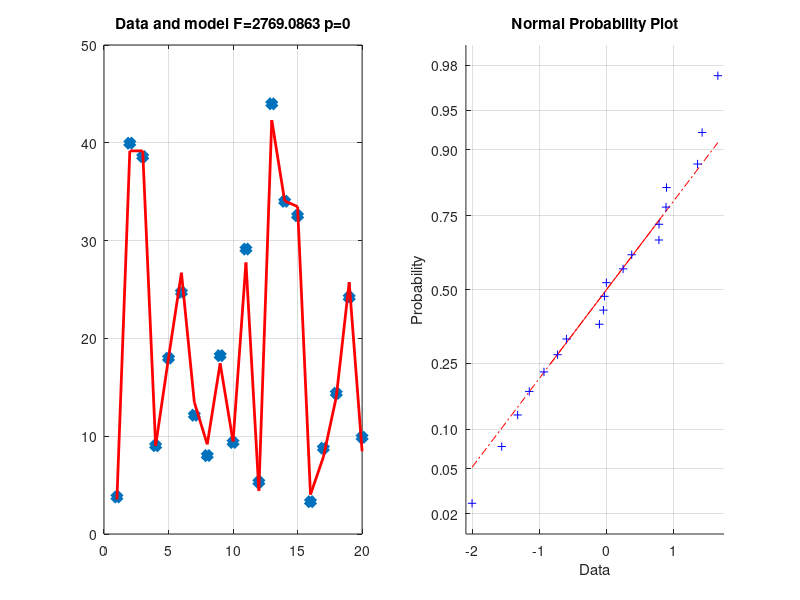

The MATLAB source for this figure:
clc; clear
% y = b1x + b2 + e
x = rand(20,1)*10; % X es VI se manipula
Y = 4*x + 3 + randn(20,1); % Y is VD se mide, se corre un modelo fordward + se agrega ruido

% encontramos una soluci?n, ie busca b1=4 y b2=3
X = [x ones(20,1)]; %Ones es para b2 que no es una funcion de x pero una constante para agregar

% Una simple soluci?n es multiplicar por la transpuesta
% Hacer la matriz  X'X al cuadrado
% Y = XB --> X'Y = X'XB --> inv(X'X)X'Y = inv(X'X)X'XB --> but inv(X'X)X'X 

B = inv(X'*X)*X'*Y;

% check what it looks like
Yhat = X*B; % Yhat is the model
Res  = Y - Yhat; % Residual (error)

% get some statistics
% = estimate if the model Yhat explain above the error Res

SStotal  = norm(Y-mean(Y)).^2; % what is the norm of a vector? = sum((Y-mean(Y)).^2)
SSeffect = norm(Yhat-mean(Yhat)).^2; % just like in books, sum of the difference xi - mean(x)
SSerror  = norm(Res-mean(Res)).^2;
df       = rank(X)-1; % what is the rank ? see also http://en.wikipedia.org/wiki/Linear_independence
dferror  = length(Y) - df - 1;

R2 = SSeffect / SStotal; % how much we explain of the total
F  = (SSeffect / df) / (SSerror / dferror); % how much is explain given the error, this is the same as R2*dfe / (1-R2)*df
p  = 1 - fcdf(F,df,dferror);

% make a figure
figure('Name','Simple Regression');
subplot(1,2,1); plot(Y,'x','LineWidth',5);  hold on
plot(Yhat,'r','LineWidth',2); grid on;
title(['Data and model F=' num2str(F) ' p=' num2str(p)])
subplot(1,2,2); normplot(Res);